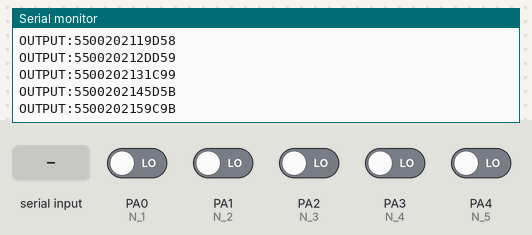
The sketch below on a simulated STM32 Blue Pill. Shown: the last lines printed to the serial monitor. The inputs (shaded band) are chosen by the test bench; at power-on: PA0 (N_1), PA1 (N_2), PA2 (N_3), PA3 (N_4), PA4 (N_5) LOW.

Above: at 1.2 s.
1.3 s: "1" received over the second serial link
At 1.9 s:
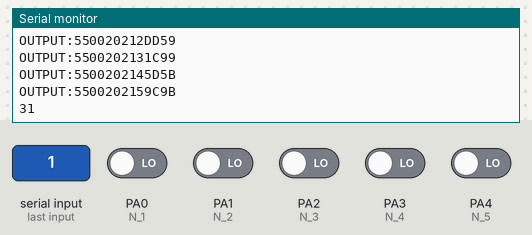
2.8 s: "0" received over the second serial link
At 4.2 s:
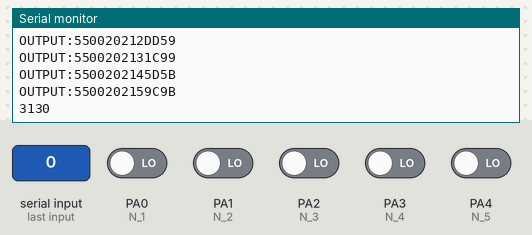

Measured:
- after the input at 1.3 s, the serial monitor: prints a new line at once (image 1)
- after the input at 2.8 s, the serial monitor: prints a new line at once (image 2)

The sketch:

set_addr.ino
```cpp
HardwareSerial Serial2(PB11, PB10);

byte command[] = { 0x55, 0x00, 0x00, 0x02, 0x00, 0x02, 0x01, 0x01, 0x00, 0x00 };
byte command1[] = { 0x55, 0x01, 0x01, 0x03, 0x01, 0x00, 0xB9, 0x24 };

#define UP 0x01
#define DOWN 0x02


#define BtnGroupTime1 200  //программная задержка от помех для кликов
#define BtnGroupTime2 390  //время для средней длинны нажатия
#define BtnGroupTime3 500  //время для длинного нажатия
#include "button.h"

Button N_1(PA0, 1);
Button N_2(PA1, 1);
Button N_3(PA2, 1);
Button N_4(PA3, 1);
Button N_5(PA4, 1);
bool state;
void setup() {
  Serial.begin(9600);
  Serial2.begin(9600);
  Serial.println("Start");
}
void install(byte Number);
void loop() {
  N_1.check();
  N_2.check();
  N_3.check();
  N_4.check();
  N_5.check();
  if (N_1.click()) {
    install(1);
  }
  if (N_2.click()) {
    install(2);
  }
  if (N_3.click()) {
    install(3);
  }
  if (N_4.click()) {
    install(4);
  }
  if (N_5.click()) {
    install(5);
  }
  available();
}
void available() {
  while (Serial2.available() > 0) {
    byte One = Serial2.read();
    Serial.print(One, HEX);
  }
}
void install(byte Number) {
  Serial.println();
  command[7] = Number;
  byte len = 10;
  word crc = modbus_crc16(command, 8);
  command[8] = lowByte(crc);
  command[9] = highByte(crc);
  // put your setup code here, to run once:
  Serial.print("OUTPUT:");
  for (byte i = 0; i < len; i++) {
    Serial2.write(command[i]);
  }
  for (byte i = 0; i < len; i++) {
    Serial.print(command[i], HEX);
  }
  Serial.println();
}
void DOWN_Start(byte Number) {
  Serial.println();
  state = !state;
  command1[2] = Number;
  if (state) {
    command1[4] = UP;
    Serial.print("UP:");
  } else {
    command1[4] = DOWN;
    Serial.print("DOWN:");
  }
  //command[6] = Number;
  byte len = 8;
  word crc = modbus_crc16(command1, 6);
  command1[6] = lowByte(crc);
  command1[7] = highByte(crc);
  // put your setup code here, to run once:
  Serial.print("OUTPUT:");
  for (byte i = 0; i < len; i++) {
    Serial2.write(command1[i]);
  }
  for (byte i = 0; i < len; i++) {
    Serial.print(command1[i], HEX);
  }
  Serial.println();
}
word modbus_crc16(byte* buf, int len) {
  word crc = 0xFFFF;

  for (int pos = 0; pos < len; pos++) {
    crc ^= (word)buf[pos];          // XOR byte into least sig. byte of crc
    for (int i = 8; i != 0; i--) {  // Loop over each bit
      if ((crc & 0x0001) != 0) {    // If the LSB is set
        crc >>= 1;                  // Shift right and XOR 0xA001
        crc ^= 0xA001;
      } else        // Else LSB is not set
        crc >>= 1;  // Just shift right
    }
  }
  // Note, this number has low and high bytes swapped, so use it accordingly (or swap bytes)
  return crc;
}
```

button.h
```cpp
class Button {
public:
  Button(char pin, int BtnMode) {
    _pin = pin;
    _BtnMode = BtnMode;
    pinMode(_pin, INPUT);
  }
  void check() {
    int dataBtn = digitalRead(_pin);
    if (dataBtn) {
      _flag = false;
    } else {
      _flag = true;
    }
  }
  bool click() {
    if (_BtnMode) {
      if (!holdStop && _flag && !BtnState && millis() - TimerClick1 >= BtnGroupTime1) {
        BtnState = true;
        TimerClick1 = millis();
        holdOn = true;
        hook = true;
        return true;
      }
      if (!holdStop && !_flag && BtnState && millis() - TimerClick1 >= BtnGroupTime2) {
        TimerClick1 = millis();
        holdClick2 = true;
        return false;
      }
      if (!_flag && BtnState) {
        if (holdOn && millis() - TimerClick1 < BtnGroupTime2) {
          holdOn = false;
          BtnState = false;
          //return true;
        }
        if (holdOn && millis() - TimerClick1 >= BtnGroupTime2) {
          holdClick1 = true;
          BtnState = false;
          return false;
        }
        if (!_flag) {
          holdStop = false;
        }
        BtnState = false;
        TimerClick1 = millis();
        return false;
      }
      return false;
    } else {
      if (_flag) {
        return true;
      }
      return false;
    }
  }
  bool hold1() {
    if (holdClick1) {
      holdClick1 = false;
      holdOn = false;
      return true;
    }
    return false;
  }
  bool hold2() {
    if (holdClick2 && !holdStop) {
      holdStop = true;
      holdClick2 = false;
      holdOn = false;
      return true;
    }
    return false;
  }

  bool stateBtn() {
    if (_flag) {
      return true;
    }
    return false;
  }
  bool Hook() {
    if (hook) {
      hook = false;
      return true;
    }
    return false;
  }
private:
  bool hook;
  bool holdOn, holdClick1, holdClick2, holdStop;
  bool _flag, BtnState;
  int _BtnMode;
  char _pin;
  unsigned long TimerClick1;
};
```
